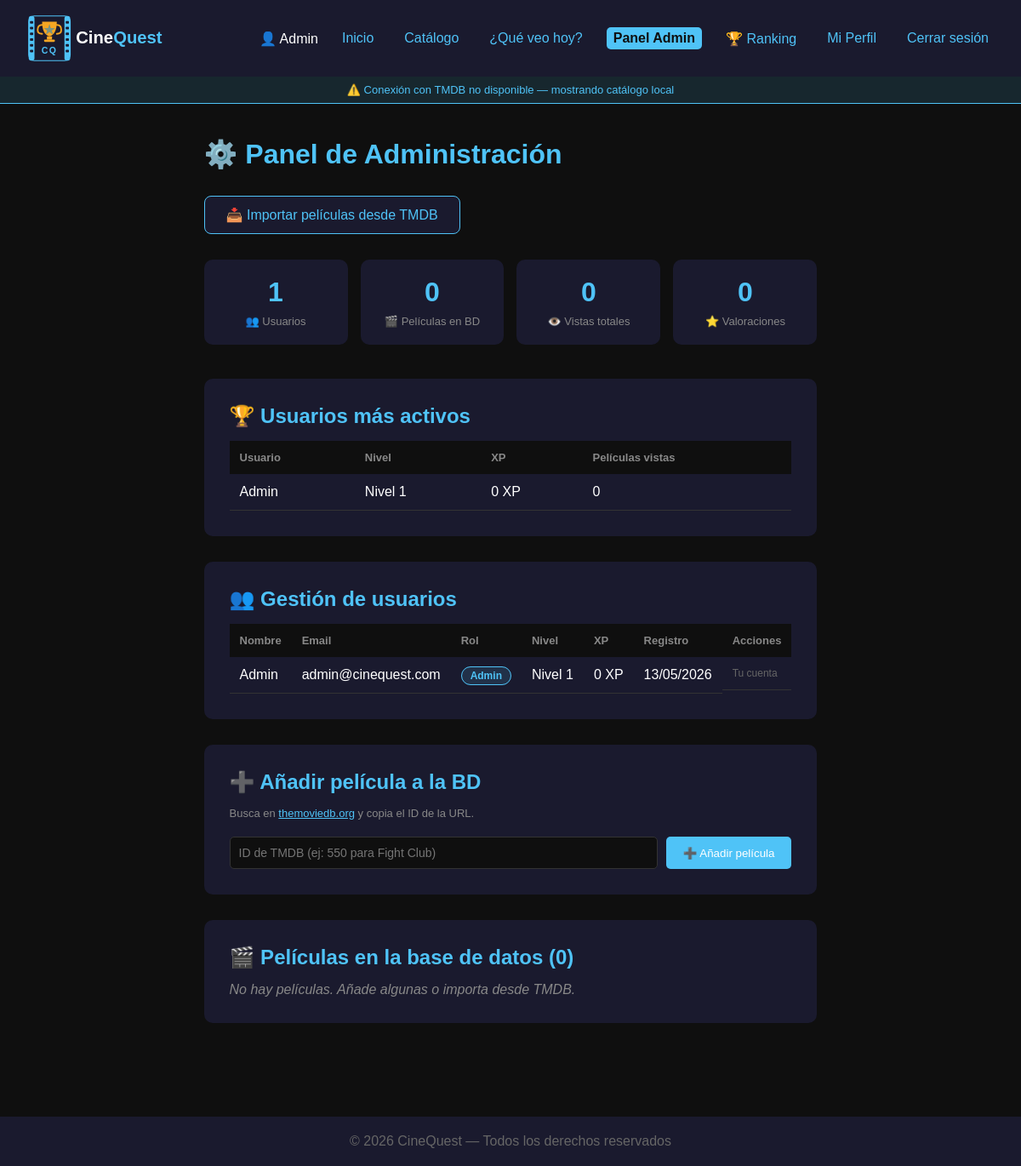
The app's page /pages/admin.php (signed in) with its own data.
### tables this page shows
CREATE TABLE `usuarios` (
  `id` int(11) NOT NULL,
  `nombre` varchar(100) NOT NULL,
  `email` varchar(150) NOT NULL,
  `password_hash` varchar(255) NOT NULL,
  `avatar` varchar(255) DEFAULT 'default.png',
  `puntos_xp` int(11) DEFAULT 0,
  `fecha_registro` datetime DEFAULT current_timestamp(),
  `rol` enum('usuario','admin') NOT NULL DEFAULT 'usuario',
  `nivel` int(11) DEFAULT 1,
  `cinefilo_semana` int(11) DEFAULT 0,
  `cinefilo_semana_fecha` date DEFAULT NULL
);

### pages/admin.php (the view, shortened to what this page needs)
<?php
require_once '../api/tmdb.php';
$stmt = $pdo->query('SELECT * FROM usuarios ORDER BY fecha_registro DESC');
$usuarios = $stmt->fetchAll();
$stmt = $pdo->query('SELECT * FROM peliculas ORDER BY id DESC');
$peliculas_bd = $stmt->fetchAll();
$stmt = $pdo->query('SELECT COUNT(*) as total FROM usuarios');
$total_usuarios = $stmt->fetch()['total'];
$stmt = $pdo->query('SELECT COUNT(*) as total FROM historial_visto');
$total_vistas = $stmt->fetch()['total'];
$stmt = $pdo->query('SELECT COUNT(*) as total FROM peliculas');
$total_peliculas = $stmt->fetch()['total'];
$stmt = $pdo->query('SELECT COUNT(*) as total FROM valoraciones');
$total_valoraciones = $stmt->fetch()['total'];
$stmt = $pdo->query('SELECT u.nombre, u.puntos_xp, u.nivel, COUNT(hv.id) as peliculas_vistas
                     FROM usuarios u
                     LEFT JOIN historial_visto hv ON hv.usuario_id = u.id
                     GROUP BY u.id
                     ORDER BY peliculas_vistas DESC
                     LIMIT 5');
$usuarios_activos = $stmt->fetchAll();
include '../includes/header.php';
?>
<main class="admin-container">
    <h1>⚙️ Panel de Administración</h1>
    <a href="importacion.php" class="btn-importar">📥 Importar películas desde TMDB</a>
    <div class="admin-stats">
        <div class="stat-card">
            <span class="stat-numero"><?= $total_usuarios ?></span>
            <span class="stat-label">👥 Usuarios</span>
        </div>
        <div class="stat-card">
            <span class="stat-numero"><?= $total_peliculas ?></span>
            <span class="stat-label">🎬 Películas en BD</span>
        </div>
        <div class="stat-card">
            <span class="stat-numero"><?= $total_vistas ?></span>
            <span class="stat-label">👁️ Vistas totales</span>
        </div>
        <div class="stat-card">
            <span class="stat-numero"><?= $total_valoraciones ?></span>
            <span class="stat-label">⭐ Valoraciones</span>
        </div>
    </div>
    <div class="admin-seccion">
        <h2>🏆 Usuarios más activos</h2>
        <div class="admin-tabla">
            <table>
                <thead>
                    <tr>
                        <th>Usuario</th>
                        <th>Nivel</th>
                        <th>XP</th>
                        <th>Películas vistas</th>
                    </tr>
                </thead>
                <tbody>
                    <?php foreach ($usuarios_activos as $u): ?>
                    <tr>
                        <td><?= htmlspecialchars($u['nombre']) ?></td>
                        <td>Nivel <?= $u['nivel'] ?></td>
                        <td><?= $u['puntos_xp'] ?> XP</td>
                        <td><?= $u['peliculas_vistas'] ?></td>
                    </tr>
                    <?php endforeach; ?>
                </tbody>
            </table>
        </div>
    </div>
    <div class="admin-seccion">
        <h2>👥 Gestión de usuarios</h2>
        <div class="admin-tabla">
            <table>
                <thead>
                    <tr>
                        <th>Nombre</th>
                        <th>Email</th>
                        <th>Rol</th>
                        <th>Nivel</th>
                        <th>XP</th>
                        <th>Registro</th>
                        <th>Acciones</th>
                    </tr>
                </thead>
                <tbody>
                    <?php foreach ($usuarios as $u): ?>
                    <tr>
                        <td><?= htmlspecialchars($u['nombre']) ?></td>
                        <td><?= htmlspecialchars($u['email']) ?></td>
                        <td>
                            <span class="rol-badge <?= $u['rol'] ?>">
                                <?= $u['rol'] === 'admin' ? 'Admin' : 'Usuario' ?>
                            </span>
                        </td>
                        <td>Nivel <?= $u['nivel'] ?? 1 ?></td>
                        <td><?= $u['puntos_xp'] ?> XP</td>
                        <td><?= date('d/m/Y', strtotime($u['fecha_registro'])) ?></td>
                        <td class="acciones-usuario">
                            <?php if ($u['id'] !== $_SESSION['usuario_id']): ?>
                                <form method="POST" style="display:inline">
                                    <input type="hidden" name="usuario_id" value="<?= $u['id'] ?>">
                                    <select name="nuevo_rol" class="select-rol">
                                        <option value="usuario" <?= $u['rol'] === 'usuario' ? 'selected' : '' ?>>Usuario</option>
                                        <option value="admin" <?= $u['rol'] === 'admin' ? 'selected' : '' ?>>Admin</option>
                                    </select>
                                    <button type="submit" name="cambiar_rol" class="btn-ver">Cambiar rol</button>
                                </form>
                                <form method="POST" style="display:inline"
                                      onsubmit="return confirm('¿Eliminar usuario <?= htmlspecialchars($u['nombre']) ?>?')">
                                    <input type="hidden" name="usuario_id" value="<?= $u['id'] ?>">
                                    <button type="submit" name="eliminar_usuario" class="btn-eliminar">Eliminar</button>
                                </form>
                            <?php else: ?>
                                <span style="color:#666; font-size:12px">Tu cuenta</span>
                            <?php endif; ?>
                        </td>
                    </tr>
                    <?php endforeach; ?>
                </tbody>
            </table>
        </div>
    </div>
    <div class="admin-seccion">
        <h2>➕ Añadir película a la BD</h2>
        <p class="admin-hint">Busca en <a href="https://www.themoviedb.org" target="_blank">themoviedb.org</a> y copia el ID de la URL.</p>
        <form method="POST" class="admin-form">
            <input type="number" name="tmdb_id" placeholder="ID de TMDB (ej: 550 para Fight Club)" required>
            <button type="submit" name="añadir_pelicula">➕ Añadir película</button>
        </form>
    </div>
    <div class="admin-seccion">
        <h2>🎬 Películas en la base de datos (<?= $total_peliculas ?>)</h2>
        <?php if (empty($peliculas_bd)): ?>
            <p class="vacio">No hay películas. Añade algunas o importa desde TMDB.</p>
        <?php endif; ?>
    </div>
</main>
<?php include '../includes/footer.php'; ?>

### assets/css/style.css (style rules this page uses)
*, *::before, *::after { margin: 0; padding: 0; box-sizing: border-box; }
html { height: 100%; background: #1a1a2e; }
body { font-family: Arial, sans-serif; background: #0f0f0f; color: #ffffff; min-height: 100%; display: flex; flex-direction: column; }
main { flex: 1; padding: 40px; }
.stat-card { background: #1a1a2e; border-radius: 10px; padding: 20px; text-align: center; display: flex; flex-direction: column; gap: 8px; }
.stat-numero { font-size: 32px; font-weight: bold; color: #4fc3f7; }
.stat-label { color: #888; font-size: 13px; }
.vacio { color: #888; font-style: italic; }
.admin-container { max-width: 1000px; margin: 0 auto; padding: 40px 20px 80px; }
.admin-container h1 { color: #4fc3f7; margin-bottom: 30px; }
.admin-stats { display: grid; grid-template-columns: repeat(auto-fit, minmax(150px, 1fr)); gap: 15px; margin-bottom: 40px; }
.admin-seccion { background: #1a1a2e; border-radius: 10px; padding: 30px; margin-bottom: 30px; }
.admin-seccion h2 { color: #4fc3f7; margin-bottom: 15px; }
.admin-hint { color: #888; font-size: 13px; margin-bottom: 20px; }
.admin-hint a { color: #4fc3f7; }
.admin-form { display: flex; gap: 10px; flex-wrap: wrap; }
.admin-form input { flex: 1; padding: 10px; background: #0f0f0f; border: 1px solid #333; border-radius: 5px; color: #fff; font-size: 14px; min-width: 250px; }
.admin-form button { padding: 10px 20px; background: #4fc3f7; color: #fff; border: none; border-radius: 5px; cursor: pointer; }
.admin-tabla { overflow-x: auto; }
.admin-tabla table { width: 100%; border-collapse: collapse; }
.admin-tabla th { background: #0f0f0f; padding: 12px; text-align: left; color: #888; font-size: 13px; }
.admin-tabla td { padding: 12px; border-bottom: 1px solid #333; vertical-align: middle; }
.btn-importar { display: inline-block; padding: 12px 25px; background: #1a1a2e; border: 1px solid #4fc3f7; color: #4fc3f7; border-radius: 8px; text-decoration: none; margin-bottom: 30px; }
.rol-badge { padding: 3px 10px; border-radius: 20px; font-size: 12px; font-weight: bold; }
.rol-badge.admin { background: #4fc3f722; border: 1px solid #4fc3f7; color: #4fc3f7; white-space: nowrap; }
.acciones-usuario { display: flex; align-items: center; gap: 5px; flex-wrap: wrap; }

### records on screen
usuarios: nombre "Admin", email "admin@cinequest.com", rol "Admin", nivel "1", puntos_xp "0", fecha_registro "13/05/2026", shows "Tu cuenta"

### other values on screen
$_SESSION['nombre'] "Admin"
$total_usuarios "1"
$total_peliculas "0"
$total_vistas "0"
$total_valoraciones "0"
$u['nombre'] "Admin"
$u['nivel'] "1"
$u['puntos_xp'] "0"
$u['peliculas_vistas'] "0"
